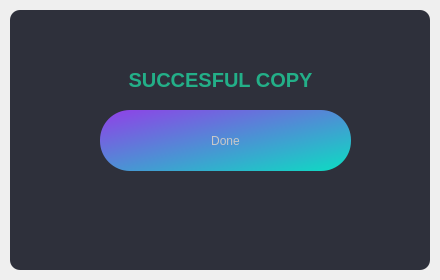
<?xml version="1.0" encoding="UTF-8"?>
<ui version="4.0">
 <class>MainWindow</class>
 <widget class="QMainWindow" name="MainWindow">
  <property name="geometry">
   <rect>
    <x>0</x>
    <y>0</y>
    <width>440</width>
    <height>280</height>
   </rect>
  </property>
  <property name="sizePolicy">
   <sizepolicy hsizetype="Fixed" vsizetype="Fixed">
    <horstretch>0</horstretch>
    <verstretch>0</verstretch>
   </sizepolicy>
  </property>
  <property name="minimumSize">
   <size>
    <width>440</width>
    <height>280</height>
   </size>
  </property>
  <property name="maximumSize">
   <size>
    <width>440</width>
    <height>280</height>
   </size>
  </property>
  <property name="windowTitle">
   <string>MainWindow</string>
  </property>
  <widget class="QWidget" name="succesfulCopyWdg">
   <widget class="QFrame" name="darkBG">
    <property name="geometry">
     <rect>
      <x>10</x>
      <y>10</y>
      <width>420</width>
      <height>260</height>
     </rect>
    </property>
    <property name="styleSheet">
     <string notr="true">QFrame{
	background-color: rgb(46, 48, 59);
	color:rgb(220, 220, 220);
	border-radius: 10px;
}</string>
    </property>
    <property name="frameShape">
     <enum>QFrame::StyledPanel</enum>
    </property>
    <property name="frameShadow">
     <enum>QFrame::Raised</enum>
    </property>
    <widget class="QPushButton" name="DonePB">
     <property name="geometry">
      <rect>
       <x>90</x>
       <y>100</y>
       <width>251</width>
       <height>61</height>
      </rect>
     </property>
     <property name="styleSheet">
      <string notr="true">QPushButton {
    background-color: qlineargradient(spread:pad, x1:0, y1:0, x2:1, y2:1, stop:0 rgba(0, 0, 0, 255), stop:0.0138249 rgba(0, 0, 0, 255), stop:0.0184332 rgba(143, 66, 231, 255), stop:0.976959 rgba(14, 218, 195, 255), stop:1 rgba(255, 255, 255, 255));
	color: rgb(200, 200, 200);
	border-style: none;
	border-radius: 30px;
	text-align: center;
}
QPushButton::pressed {
    background-color: qlineargradient(spread:pad, x1:0, y1:0, x2:1, y2:1, stop:0 rgba(222, 151, 255, 255), stop:1 rgba(54, 237, 216, 255));
	color: rgb(200, 200, 200);
	border-style: none;
	border-radius: 30px;
	text-align: center;
}</string>
     </property>
     <property name="text">
      <string>Done</string>
     </property>
     <property name="shortcut">
      <string>Return</string>
     </property>
    </widget>
    <widget class="QLabel" name="SuccesfulLb">
     <property name="geometry">
      <rect>
       <x>10</x>
       <y>50</y>
       <width>401</width>
       <height>41</height>
      </rect>
     </property>
     <property name="font">
      <font>
       <pointsize>15</pointsize>
      </font>
     </property>
     <property name="styleSheet">
      <string notr="true">color: rgb(35, 175, 136);</string>
     </property>
     <property name="text">
      <string>&lt;STRONG&gt;SUCCESFUL COPY</string>
     </property>
     <property name="alignment">
      <set>Qt::AlignCenter</set>
     </property>
    </widget>
   </widget>
  </widget>
 </widget>
 <resources/>
 <connections/>
</ui>
